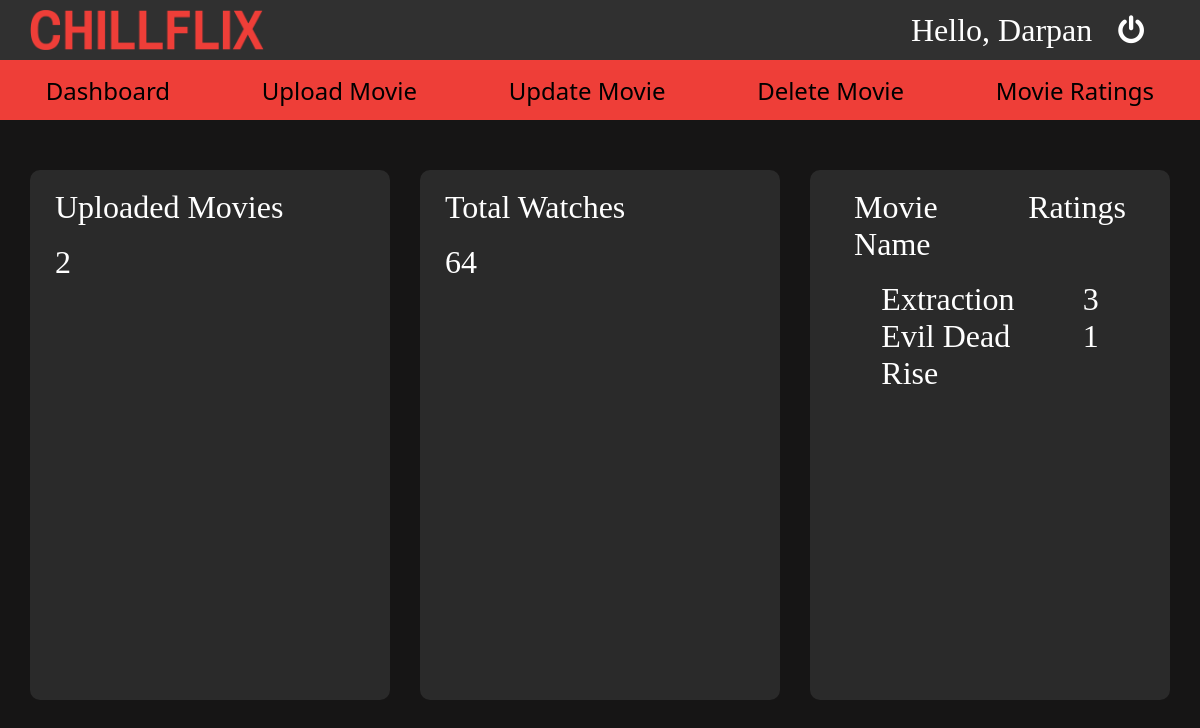
Screenshot of /maker-dashboard.php (signed in) with the database file from the repository.
### tables this page shows
CREATE TABLE IF NOT EXISTS `maker` (
  `id` varchar(30) NOT NULL,
  `name` varchar(20) NOT NULL,
  `pwd` varchar(30) NOT NULL,
  `fav` varchar(20) NOT NULL,
  PRIMARY KEY (`id`)
);

CREATE TABLE IF NOT EXISTS `movie` (
  `m_id` int NOT NULL AUTO_INCREMENT,
  `maker_id` varchar(50) NOT NULL,
  `m_name` varchar(20) NOT NULL,
  `about` varchar(500) NOT NULL,
  `poster` varchar(70) NOT NULL,
  `src` varchar(70) NOT NULL,
  `category` varchar(10) NOT NULL,
  `year` int NOT NULL,
  `duration` varchar(10) NOT NULL,
  `rating` int NOT NULL,
  `subscription` tinyint(1) NOT NULL,
  PRIMARY KEY (`m_id`),
  UNIQUE KEY `m_name` (`m_name`)
);

### maker-dashboard.php (the view, shortened to what this page needs)
<?php
    $con = mysqli_connect("localhost","root","","chillflix");
    $cnt = "SELECT COUNT(m_id) FROM movie WHERE maker_id='" . $_SESSION["maker"] . "'";
    $res2 = mysqli_query($con, $cnt);
    $row2 = mysqli_fetch_array($res2);
    $cnt2 = "SELECT COUNT(m_id) FROM history WHERE maker_id='" . $_SESSION["maker"] . "'";
    $res3 = mysqli_query($con, $cnt2);
    $row3 = mysqli_fetch_array($res3);
    $star = "SELECT * FROM movie WHERE maker_id='" . $_SESSION["maker"] . "'";
    $res4 = mysqli_query($con, $star);
    include('maker-header.php');
?>
<!DOCTYPE html>
<html lang="en">
<head>
    <link rel="stylesheet" href="maker-dashboard.css">
</head>
<body>
    <div class="maker-dashboard">
        <div class="maker-container">
            <div class="maker-box">
                <div class="content-first">
                    <label>Uploaded Movies</label>
                    <br><br>
                    <label><?php echo $row2[0] ?></label>
                </div>
            </div>
            <div class="maker-box">
                <div class="content-first">
                    <label>Total Watches</label>
                    <br><br>
                    <label><?php echo $row3[0] ?></label>
                </div>
            </div>
            <div class="maker-box">
                <div class="content-last">
                    <div class="table">
                        <div class="row">
                            <div class="items">Movie Name</div>
                            <div class="items">Ratings</div>
                        </div>
                        <br>
                        <?php
                            while($row4 = mysqli_fetch_array($res4))
                            {
                        ?>
                            <div class="row">
                            <div class="items"><?php echo $row4["m_name"] ?></div>
                            <div class="items"><?php echo $row4["rating"] ?></div>
                            </div>
                        <?php
                            }
                        ?>
                    </div>
                </div>
            </div>
        </div>
    </div>
</body>
</html>

### maker-header.php (shortened to what this page needs)
<?php
$con = mysqli_connect("localhost","root","","chillflix");
$name = "SELECT name FROM maker WHERE id='" . $_SESSION["maker"] . "'";
$res = mysqli_query($con, $name);
$row = mysqli_fetch_array($res);
?>
<link rel="stylesheet" href="maker-header.css">
<link rel="stylesheet" href="https://cdnjs.cloudflare.com/ajax/libs/font-awesome/4.7.0/css/font-awesome.min.css">
<div class="admin-main">
    <div class="admin-container">
        <div class="menu">
            <div class="admin-head">
                <img src="Files\\Logo\\logo-no-background (3).png" alt="" srcset="">
            </div>
            <div class="admin-head2">
                <label>Hello, <?php echo $row[0]; ?></label>
                <a href="index.php">
                <i class="fa fa-power-off" style="font-size:30px; color:white;"></i></a>
            </div>
        </div>
        <div class="menu2">
            <div class="menu2-first">
                <a href="maker-dashboard.php">
                <label>Dashboard</label></a>
            </div>
            <div class="menu2-first">
                <a href="maker-upload.php">
                <label>Upload Movie</label></a>
            </div>
            <div class="menu2-first">
                <a href="maker-update.php">
                <label>Update Movie</label></a>
            </div>
            <div class="menu2-first">
                <a href="maker-delete.php">
                <label>Delete Movie</label></a>
            </div>
            <div class="menu2-first">
                <a href="maker-history.php">
                <label>Movie Ratings</label></a>
            </div>
        </div>
    </div>
</div>

### maker-header.css (style rules this page uses)
* { padding: 0; margin: 0; }
.admin-main { background-color: #303030; height: 120px; display: flex; justify-content: center; }
.admin-container { width: 100%; height: 60px; background-color: #303030; }
.menu { padding: 0px 30px 0px 30px; display: flex; justify-content: space-between; align-items: center; }
.admin-head { height: 60px; display: flex; justify-content: center; align-items: center; }
.admin-head2 { height: 60px; width: 25%; display: flex; justify-content: space-evenly; align-items: center; }
.admin-head2 label { color: white; font-size: xx-large; }
.admin-head img { height: 40px; }
.menu2 { height: 60px; background-color: #ee3e38; display: flex; justify-content: space-around; align-items: center; }
.menu2-first { font-family: system-ui, -apple-system, BlinkMacSystemFont, 'Segoe UI', Roboto, Oxygen, Ubuntu, Cantarell, 'Open Sans', 'Helvetica Neue', sans-serif; color: black; font-size: x-large; transition: 0.7s ease; }
.menu2-first label { transition: 0.4s ease; }
a { text-decoration: none; color: black; }

### maker-dashboard.css (style rules this page uses)
* { padding: 0; margin: 0; }
body { background-color: rgb(22, 21, 21); }
.maker-container { padding-top: 50px; display: flex; justify-content: space-evenly; }
.content-first { justify-content: center; width: 97%; height: 93%; padding: 25px; }
.content-first label { color: white; font-size: xx-large; }
.content-last { display: flex; justify-content: space-evenly; width: 97%; height: 93%; padding: 25px; }
.maker-box { display: flex; justify-content: center; align-items: center; border-radius: 10px; width: 30%; height: 530px; background: rgb(42, 42, 42); }
.table { width: 100%; height: auto; }
.row { display: flex; justify-content: space-evenly; color: white; font-size: xx-large; }
.row :first-child { width: 50%; }

### rows the page displays
maker: name "Darpan"
movie: m_name "Extraction", rating "3"
movie: m_name "Evil Dead Rise", rating "1"

### other values shown
$row2[0] "2"
$row3[0] "64"
